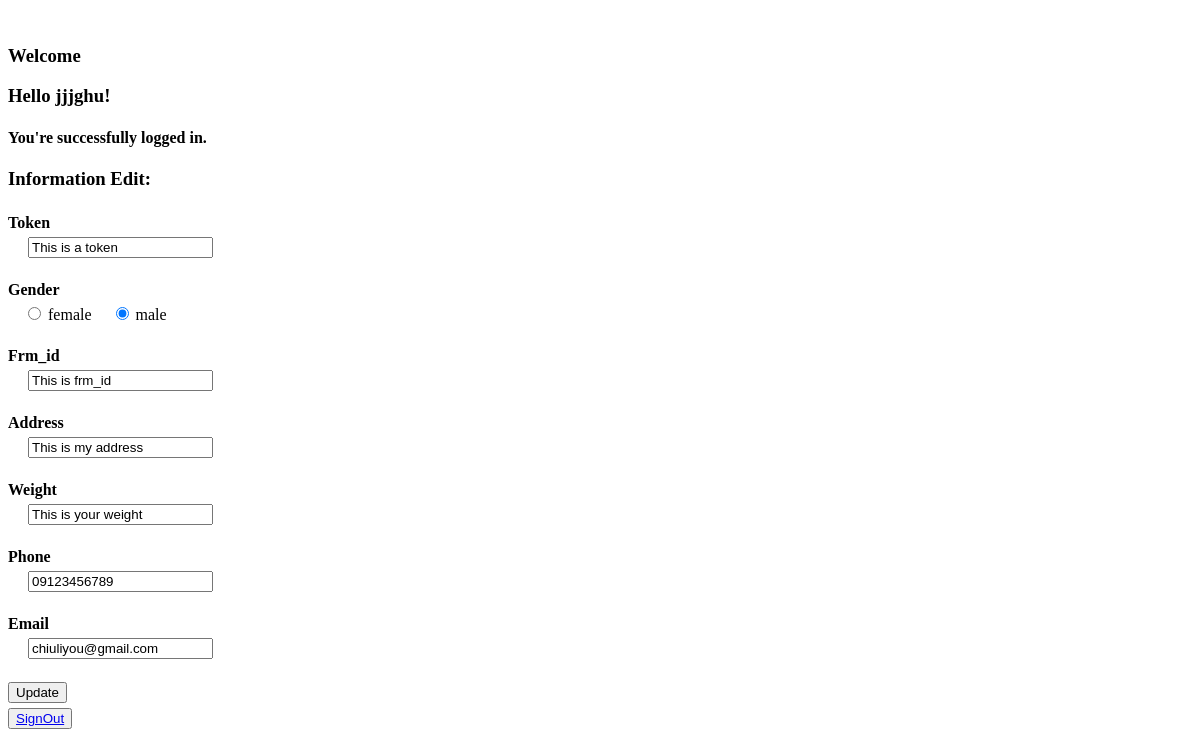
Screenshot of / (signed in) with the database file from the repository.
### a/models.py (models this page shows)
class UserProfile(AbstractUser): # 繼承自AbstractUser
    phone = models.CharField(max_length = 20) # 其他都已經在 AbstractUser 當中有了
    class Meta:
        db_table = 'user_profile'
    groups = models.ManyToManyField(
        'auth.Group',
        verbose_name='groups',
        blank=True,
        help_text='The groups this user belongs to. A user will get all permissions granted to each of their groups.',
        related_name="%(app_label)s_%(class)s_related",
        related_query_name="%(app_label)s_%(class)ss",
    )
    user_permissions = models.ManyToManyField(
        'auth.Permission',
        verbose_name='user permissions',
        blank=True,
        help_text='Specific permissions for this user.',
        related_name="%(app_label)s_%(class)s_related",
        related_query_name="%(app_label)s_%(class)ss",
    )

class UserInformations(models.Model):#使用UserSet 將兩個物件關聯起來
    user_profile = models.OneToOneField(UserProfile, on_delete=models.CASCADE, related_name='informations')
    token = models.CharField(max_length = 20)
    gender = models.IntegerField(default=0) # 預設為未選擇
    fcm_id = models.CharField(max_length = 20)
    address = models.CharField(max_length = 50)
    weight = models.CharField(max_length = 20)

### a/views.py (the view, shortened to what this page needs)
# urls.py: path('', views.home, name = "home"), # 初始頁面
def home(request): # 當連接到這個網站之後, 顯示網站內容
    CurUser = request.user
    return render(request, "a/index.html", {'CurUser':CurUser, 'username':CurUser.username})

### templates/a/index.html (shortened to what this page needs)
<!DOCTYPE html>
<html>
    <head>
        <link rel="stylesheet" href="">
    </head>
    <body>
        <br/>
        <h3>Welcome</h3>
        {% if user.is_authenticated %}
            <h3>Hello {{username}}!</h3>
            <h4>You're successfully logged in.</h4>
            <string> <h3>Information Edit:</h3> </strong>
            <form action = "/" method='post'>
                <label for=""> <strong>Token</strong> </label>
                <input type = "text" id = "token: " name = "token" value = "{{CurUser.informations.token}}">
                <br>
                <label> Gender </label>
                <span>
                    <input type="radio" name="gender" class = noStyle value = "1" {%if CurUser.informations.gender == 1%}checked{%endif%}>
                    female
                    <input type="radio" name="gender" class = noStyle value = "2" {%if CurUser.informations.gender == 2%}checked{%endif%}>
                    male
                </span>
                <br>
                <label for=""> Frm_id </label>
                <input type = "text" id = "frm_id: " name = "frm_id" value = "{{CurUser.informations.fcm_id}}">
                <br>
                <label for=""> Address </label>
                <input type = "text" id = "address: " name = "address" value = "{{CurUser.informations.address}}">
                <br>
                <label for=""> Weight </label>
                <input type = "text" id = "weight: " name = "weight" value = "{{CurUser.informations.weight}}">
                <br>
                <label for=""> Phone </label>
                <input type = "text" id = "phone:" name = "phone" value = "{{CurUser.phone}}">
                <br>
                <label for=""> Email </label>
                <input type = "text" id = "email: " name = "email" value = "{{CurUser.email}}">
                <br>
                <button type="submit">Update</button>
            </form>
            <button type="submit"><a href="/signout">SignOut</a></button>
        {% else %}
            <button type="submit"><a href="/register">SignUp</a></button>
            <br/>
            <br/>
            <button type="submit"><a href="/signin">SignIn</a></button>
        {% endif %}
    </body>
</html>

### templates/a/index.html (style rules this page uses)
form { display: flex; flex-direction: column; align-items: flex-start; }
label:not(.noStyle) { font-family: "Microsoft YaHei", serif; font-size: 16px; font-weight: bold; margin: 5px 0; width: 200px; }
input:not(.noStyle) { margin-left: 20px; }
input[type="radio"].noStyle { margin-left: 20px; }
button { margin-top: 5px; }

### rows the page displays
UserProfile: username "jjjghu", token "This is a token", gender "☑", frm_id "This is frm_id", address "This is my address", weight "This is your weight", phone "09123456789", email "chiuliyou@gmail.com"
